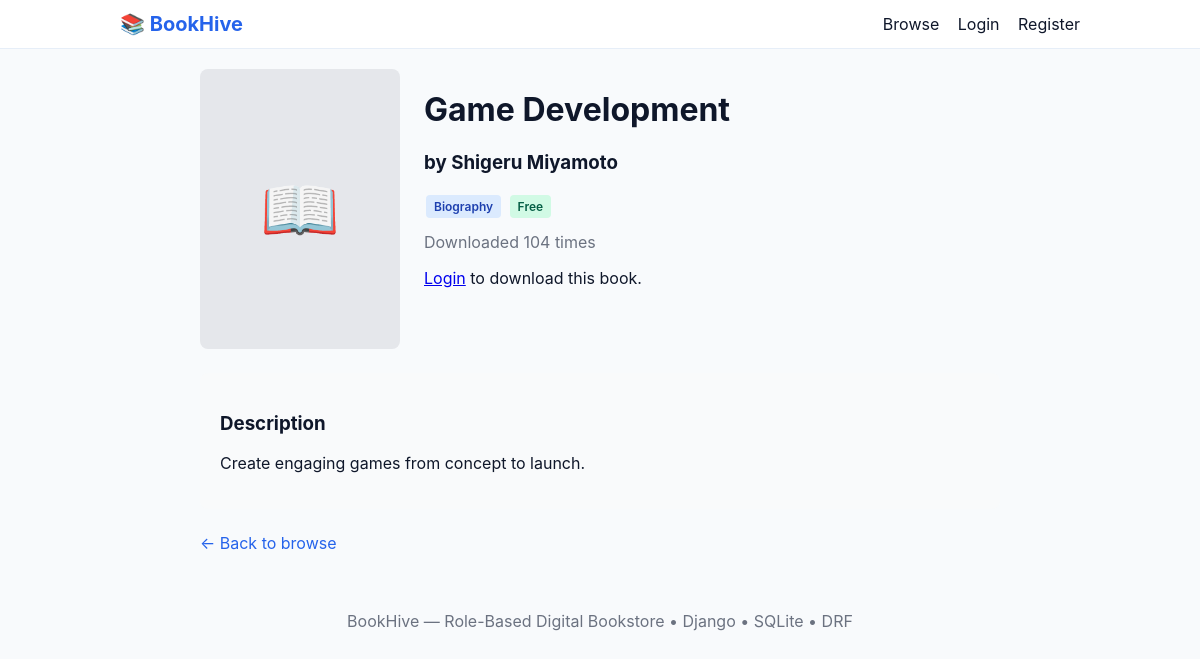
/book/27/, run on the app's committed database.
### store/models.py (models this page shows, shortened)
class Book(models.Model):
    ACCESS_CHOICES = [
        ('free', 'Free'),
        ('restricted', 'Restricted'),
    ]
    title = models.CharField(max_length=255)
    author = models.CharField(max_length=255)
    description = models.TextField(blank=True)
    category = models.ForeignKey(Category, on_delete=models.SET_NULL, null=True, blank=True, related_name='books')
    cover = models.ImageField(upload_to='books/covers/', null=True, blank=True)
    pdf = models.FileField(upload_to='books/pdfs/', null=True, blank=True, help_text='Upload PDF file')
    access_type = models.CharField(max_length=20, choices=ACCESS_CHOICES, default='free')
    downloads = models.PositiveIntegerField(default=0)
    price = models.DecimalField(max_digits=8, decimal_places=2, default=0.00)
    stock = models.PositiveIntegerField(default=0)
    file = models.FileField(upload_to='books/files/', null=True, blank=True)  # old field, use pdf now
    created_at = models.DateTimeField(auto_now_add=True)
    updated_at = models.DateTimeField(auto_now=True)
    class Meta:
        ordering = ['-created_at']

class Category(models.Model):
    name = models.CharField(max_length=100, unique=True)
    slug = models.SlugField(max_length=100, unique=True)
    class Meta:
        verbose_name_plural = "Categories"

### store/views.py (the view, shortened to what this page needs)
# urls.py: path('book/<int:pk>/', views.book_detail, name='book_detail'),
def book_detail(request, pk):
    book = get_object_or_404(Book, pk=pk)
    can_download = False
    existing_request = None
    return render(request, 'store/book_detail.html', {
        'book': book,
        'can_download': can_download,
        'existing_request': existing_request,
    })

### templates/store/book_detail.html
{% extends 'base.html' %}
{% block content %}
  <div class="book-detail">
    <div class="book-detail-header">
      {% if book.cover %}
        <img src="{{ book.cover.url }}" alt="{{ book.title }}" class="detail-cover">
      {% else %}
        <div class="detail-cover-placeholder">📖</div>
      {% endif %}
      <div class="book-info">
        <h1>{{ book.title }}</h1>
        <h3>by {{ book.author }}</h3>
        <div class="badges">
          {% if book.category %}
            <span class="badge badge-category">{{ book.category.name }}</span>
          {% endif %}
          <span class="badge {% if book.access_type == 'free' %}badge-free{% else %}badge-restricted{% endif %}">
            {{ book.get_access_type_display }}
          </span>
        </div>
        <p class="downloads-count">Downloaded {{ book.downloads }} times</p>
        <div class="action-buttons">
          {% if user.is_authenticated %}
            {% if can_download %}
              <a href="{% url 'download_book' book.pk %}" class="btn btn-primary">⬇️ Download PDF</a>
            {% elif existing_request %}
              <p class="status-badge status-{{ existing_request.status }}">
                Access Request: {{ existing_request.get_status_display }}
              </p>
              {% if existing_request.status == 'pending' %}
                <small>Your request is being reviewed by admin.</small>
              {% elif existing_request.status == 'denied' %}
                <small>Your request was denied.</small>
              {% endif %}
            {% elif book.access_type == 'restricted' %}
              <a href="{% url 'request_access' book.pk %}" class="btn btn-secondary">🔒 Request Access</a>
            {% endif %}
          {% else %}
            <p><a href="/accounts/login/?next={{ request.path }}">Login</a> to download this book.</p>
          {% endif %}
        </div>
      </div>
    </div>
    <div class="book-description">
      <h3>Description</h3>
      <p>{{ book.description|linebreaks }}</p>
    </div>
    <a href="/" class="back-link">← Back to browse</a>
  </div>
{% endblock %}

### static/css/styles.css (style rules this page uses)
:root { --bg:#f8fafc; --card:#ffffff; --muted:#6b7280; --accent:#2563eb; }
* { box-sizing:border-box }
body { font-family:Inter, system-ui, -apple-system, 'Segoe UI', Roboto, Arial; background:var(--bg); color:#0f172a; margin:0 }
.badge { display:inline-block;padding:4px 8px;border-radius:4px;font-size:0.75rem;margin:2px;font-weight:600 }
.badge-free { background:#d1fae5;color:#065f46 }
.badge-category { background:#dbeafe;color:#1e40af }
.downloads-count { color:var(--muted);margin:8px 0 }
.book-detail { max-width:800px;margin:0 auto }
.book-detail-header { display:flex;gap:24px;margin-bottom:24px }
.detail-cover,.detail-cover-placeholder { width:200px;height:280px;object-fit:cover;border-radius:8px;flex-shrink:0 }
.detail-cover-placeholder { display:flex;align-items:center;justify-content:center;background:#e5e7eb;font-size:4rem }
.book-info { flex:1 }
.badges { margin:12px 0 }
.action-buttons { margin:16px 0 }
.book-description { margin:24px 0;padding:20px;background:#f9fafb;border-radius:8px }
.back-link { color:var(--accent);text-decoration:none }

### data on the page
Book: title "Game Development", author "Shigeru Miyamoto", category.name "Biography", access_type "Free", downloads "104", description "Create engaging games from concept to launch."
